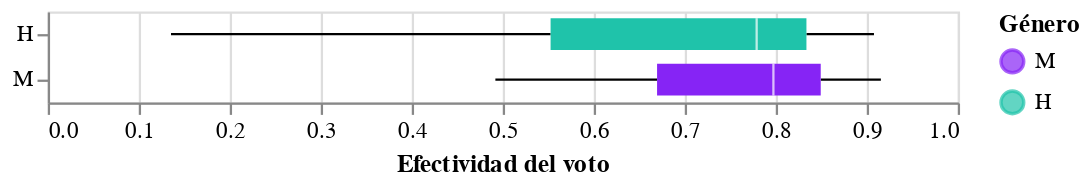

Notebook code for this chart:
### Markdown cell above
# ¿Cuál es la efectividad del voto de hombres versus mujeres?

### Code cell
chart2 = alt.Chart(df).mark_boxplot().encode(y=alt.Y('genero', title=None), x=alt.X('efectividad_voto', title='Efectividad del voto'), color=color_genero)
chart2

### Figure 1 — Vega-Lite specification as saved in the notebook (floating-point values rounded to 4 significant figures; data arrays with more than 128 entries replaced by an {"elided": "..."} marker saying what was removed)
{"config": {"view": {"continuousWidth": 400, "continuousHeight": 300}}, "data": {"name": "data-d0634ad75e305f5e2604f6d6873d1037"}, "mark": "boxplot", "encoding": {"color": {"type": "nominal", "field": "genero", "scale": {"domain": ["M", "H"], "range": ["#8624F5", "#1FC3AA"]}, "title": "Género"}, "x": {"type": "quantitative", "field": "efectividad_voto", "title": "Efectividad del voto"}, "y": {"type": "nominal", "field": "genero", "title": null}}, "$schema": "https://vega.github.io/schema/vega-lite/v4.8.1.json", "datasets": {"data-d0634ad75e305f5e2604f6d6873d1037": {"elided": "155 records"}}}
